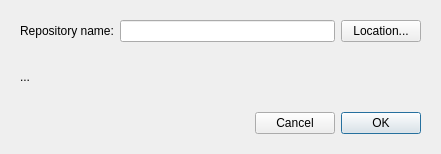
<?xml version="1.0" encoding="UTF-8"?>
<ui version="4.0">
 <class>dlgNewRepository</class>
 <widget class="QWidget" name="dlgNewRepository">
  <property name="geometry">
   <rect>
    <x>0</x>
    <y>0</y>
    <width>441</width>
    <height>154</height>
   </rect>
  </property>
  <property name="windowTitle">
   <string>Form</string>
  </property>
  <layout class="QVBoxLayout" name="verticalLayout">
   <item>
    <widget class="QWidget" name="widget" native="true">
     <layout class="QHBoxLayout" name="horizontalLayout_2">
      <item>
       <widget class="QLabel" name="label">
        <property name="text">
         <string>Repository name:</string>
        </property>
       </widget>
      </item>
      <item>
       <widget class="QLineEdit" name="repositoryNameEdit"/>
      </item>
      <item>
       <widget class="QPushButton" name="locationButton">
        <property name="text">
         <string>Location...</string>
        </property>
       </widget>
      </item>
     </layout>
    </widget>
   </item>
   <item>
    <widget class="QWidget" name="widget_2" native="true">
     <layout class="QHBoxLayout" name="horizontalLayout_3">
      <item>
       <widget class="QLabel" name="outputLabel">
        <property name="text">
         <string>...</string>
        </property>
       </widget>
      </item>
     </layout>
    </widget>
   </item>
   <item>
    <widget class="QWidget" name="widget_3" native="true">
     <layout class="QHBoxLayout" name="horizontalLayout">
      <item>
       <spacer name="horizontalSpacer">
        <property name="orientation">
         <enum>Qt::Horizontal</enum>
        </property>
        <property name="sizeHint" stdset="0">
         <size>
          <width>40</width>
          <height>20</height>
         </size>
        </property>
       </spacer>
      </item>
      <item>
       <widget class="QPushButton" name="cancelButton">
        <property name="text">
         <string>Cancel</string>
        </property>
       </widget>
      </item>
      <item>
       <widget class="QPushButton" name="okButton">
        <property name="text">
         <string>OK</string>
        </property>
        <property name="autoDefault">
         <bool>true</bool>
        </property>
        <property name="default">
         <bool>true</bool>
        </property>
       </widget>
      </item>
     </layout>
    </widget>
   </item>
  </layout>
 </widget>
 <tabstops>
  <tabstop>okButton</tabstop>
  <tabstop>repositoryNameEdit</tabstop>
  <tabstop>locationButton</tabstop>
  <tabstop>cancelButton</tabstop>
 </tabstops>
 <resources/>
 <connections/>
</ui>
